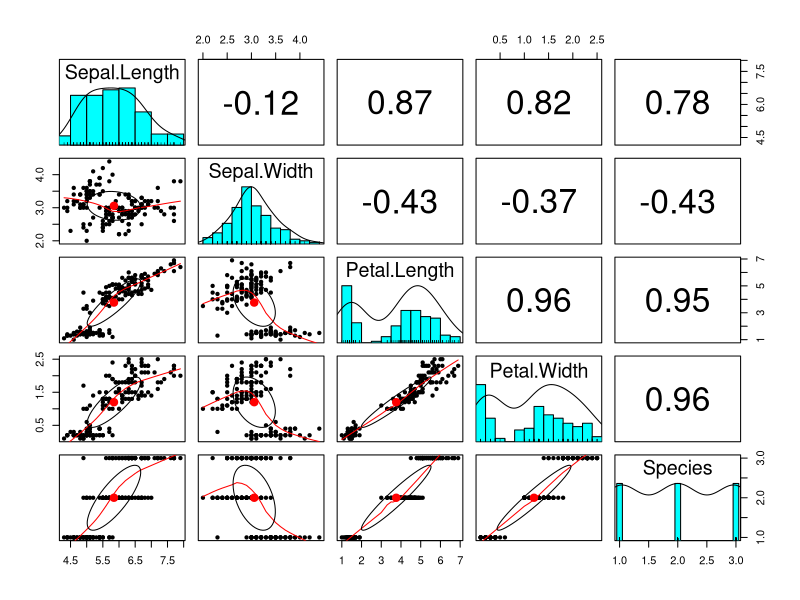

Here is the R script that generated this plot: (Note: this script raises an error after producing the figure.)
#intro to lab work workthrough
install.packages("psych")
require(psych)
pairs.panels(iris)
#creates nicer pairplot
dat_all=dat_bird_hab
dat_all


#change of name from information after the merge of dat_bird and dat_hab
plot(ba.tot ~ elev, data = dat_all)
#checks to make sure information is corect
sample(dat_bird$CEWA, 100)
sample(dat_all[CEWA], 100)
sample(dat_all$CEWA, 100)
sample(dat_bird[CEWA], 100)
#this will not run properly, CEWA is in the metadata for dat_bird, i have tried it both this way and for the merged information 

#more walk through
my_vec = rep(1:3, 5)
my_vec == 3
my_vec > 1
as.numeric(my_vec > 1)

#I id not not get rhe boolean example,which is why this will not run 
plot(x= dat_all$elev, y = cewa_present_absent)

#attempt at lab - No success, file too big. 
pairs.panels(dat_bird)

pairs.panels(dat_all$elev, 0)
